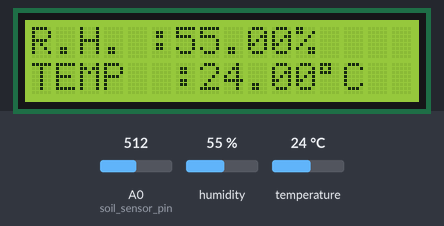
Recording of a sketch running on a simulated ESP8266 (NodeMCU). Parts: 16×2 character LCD. The inputs (shaded band) are chosen by the test bench; at power-on: A0 (soil_sensor_pin) = 512, humidity 55 %, temperature 24 °C. WiFi joins after 1.5 s; servers stay silent unless stated; no MQTT or app messages arrive unless stated; what the sketch prints to the serial monitor is not drawn.

Above: at 3.3 s.
3.4 s: A0 (soil_sensor_pin) set to 716
At 10.8 s:
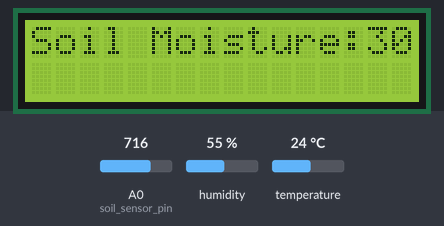
15.4 s: humidity set to 22 %
At 20.7 s:
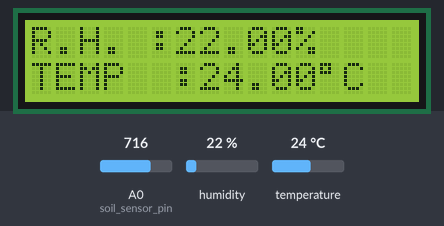
23.9 s: temperature set to 12 °C
At 26.9 s:
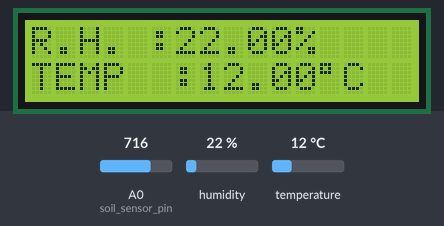
30.7 s: A0 (soil_sensor_pin) set to 900
At 35.4 s:
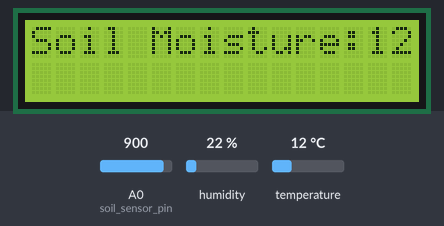
40.1 s: humidity set to 40 %
At 45.3 s:
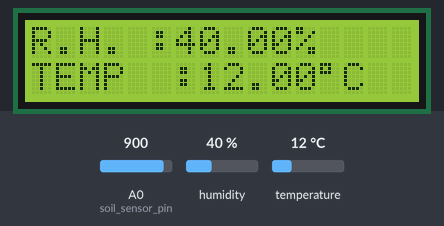
48.2 s: A0 (soil_sensor_pin) set to 1023
At 53.8 s:
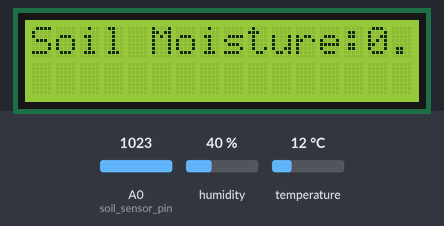
Timing chart, 0 to 55.3 s (numbered marks = the images above; inputs shaded):
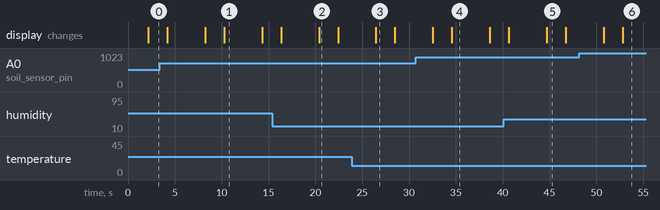

Measured:
- after the input at 3.4 s, the display: first differs from a run without the input after 6.9 s (image 1)
- after the input at 15.4 s, the display: first differs from a run without the input after 5.0 s (image 2)
- after the input at 23.9 s, the display: changes after 2.6 s (image 3)
- after the input at 30.7 s, the display: first differs from a run without the input after 3.9 s (image 4)
- after the input at 40.1 s, the display: first differs from a run without the input after 4.6 s (image 5)
- after the input at 48.2 s, the display: first differs from a run without the input after 4.6 s (image 6)
- what the display in image 1 shows lasts 4.0 s, from 10.3 s to 14.3 s

The sketch:

Smart_Irrigation_using_IoT.ino
```cpp
#include <ESP8266WiFi.h>
#include <ESP8266HTTPClient.h>
#include "Adafruit_MQTT.h"
#include "Adafruit_MQTT_Client.h"
#include <SoftwareSerial.h>
#include<Wire.h>
#include<LiquidCrystal.h>
#include <LiquidCrystal_I2C.h>
#include "DHT.h"

#define AIO_SERVER      "io.adafruit.com"
#define AIO_SERVERPORT  1883
#define AIO_USERNAME    "username"
#define AIO_KEY         "key"
#define DHTTYPE DHT11
#define dht_dpin 0

LiquidCrystal_I2C lcd(0x3F,16,2);
DHT dht(dht_dpin, DHTTYPE);
WiFiClient client;

Adafruit_MQTT_Client mqtt(&client, AIO_SERVER, AIO_SERVERPORT, AIO_USERNAME, AIO_KEY);
Adafruit_MQTT_Publish Temperature = Adafruit_MQTT_Publish(&mqtt, AIO_USERNAME "/feeds/Temperature");
Adafruit_MQTT_Publish Humidity = Adafruit_MQTT_Publish(&mqtt, AIO_USERNAME "/feeds/Humidity");
Adafruit_MQTT_Publish Soil_Moisture= Adafruit_MQTT_Publish(&mqtt, AIO_USERNAME "/feeds/Soil Moisture");
Adafruit_MQTT_Publish Motor_Condition = Adafruit_MQTT_Publish(&mqtt, AIO_USERNAME "/feeds/Motor Condition");

const char* ssid     = "name";
const char* password = "password";
int v=0;

const int soil_sensor_pin = A0;


void setup()
{
  Serial.begin(9600);
  lcd.begin();
  lcd.clear();
  dht.begin();
  WiFi.begin(ssid, password);
  while (WiFi.status() != WL_CONNECTED)
  {
    delay(1000);
    Serial.println("Connecting");
    }
  connect();
}

void connect()
{
  Serial.print(F("Connecting to Adafruit IO... "));
  int8_t ret;
  while ((ret = mqtt.connect()) != 0)
  {
    switch (ret)
    {
      case 1: Serial.println(F("Wrong protocol")); break;
      case 2: Serial.println(F("ID rejected")); break;
      case 3: Serial.println(F("Server unavail")); break;
      case 4: Serial.println(F("Bad user/pass")); break;
      case 5: Serial.println(F("Not authed")); break;
      case 6: Serial.println(F("Failed to subscribe")); break;
      default: Serial.println(F("Connection failed")); break;
    }
    if(ret >= 0)
      mqtt.disconnect();
    Serial.println(F("Retrying connection..."));
    delay(1000);
  }

  Serial.println(F("Adafruit IO Connected!"));
  }

void loop()
{
   if(! mqtt.ping(3))
     {
     if(! mqtt.connected())
     connect();}
     float moisture_percentage;
     moisture_percentage = ( 100.00 - ( (analogRead(soil_sensor_pin)/1023.00) * 100.00 ) );
     Serial.print("Soil Moisture(in Percentage) = ");
     Serial.print(moisture_percentage);
     Serial.println("%");
    float h = dht.readHumidity();
    float t = dht.readTemperature();
    if(moisture_percentage>100)
    {
    lcd.clear();
    lcd.setCursor(0,0);
    lcd.print("R.H.");
    lcd.print(" :");
    lcd.print(h);
    lcd.print("%");
    lcd.setCursor(0,1);
    lcd.print("TEMP");
    lcd.write((byte)0);
    lcd.print(" :");
    lcd.print(t);
    lcd.print((char)223);
    lcd.print("C");
    delay(2000);
    lcd.clear();
    lcd.backlight();
    lcd.setCursor(0,0);
    lcd.print("Soil Moisture");
    lcd.print(" :");
    lcd.print(moisture_percentage);
    lcd.print("%");
    delay(2000);
    }
    else if(moisture_percentage>=0 && moisture_percentage<=100)
    {
    lcd.clear();
    lcd.backlight();
    lcd.setCursor(0,0);
    lcd.print("R.H.");
    lcd.print(" :");
    lcd.print(h);
    lcd.print("%");
    lcd.setCursor(0,1);
    lcd.print("TEMP");
    lcd.write((byte)0);
    lcd.print(" :");
    lcd.print(t);
    lcd.print((char)223);
    lcd.print("C");
    delay(2000);
    lcd.clear();
    lcd.backlight();
    lcd.setCursor(0,0);
    lcd.print("Soil Moisture");
    lcd.print(":");
    lcd.print(moisture_percentage);
    lcd.print("%");
    delay(2000);
    }

    if(moisture_percentage >= 0 && moisture_percentage <= 30)
    {
      digitalWrite(2, HIGH);
      v=1;
    }
    else if(moisture_percentage>=30 && moisture_percentage<= 100)
    {
      digitalWrite(2, LOW);
      v=0;
    }
    if (! Temperature.publish(t))
    {
      Serial.println(F("Failed"));
    }
     if (! Humidity.publish(h))
     {
      Serial.println(F("Failed"));
    }
    if (! Soil_Moisture.publish(moisture_percentage))
     {
      Serial.println(F("Failed"));
    }
    if (! Motor_Condition.publish(v))
     {
      Serial.println(F("Failed"));
    }
        else
    {
      Serial.println(F("Sent!"));
      delay(2000);
    }
}
```
